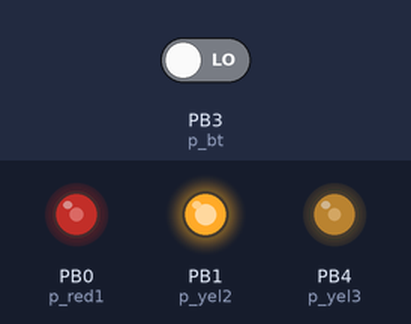
Bench run of a sketch on a simulated ATtiny85, built with avr-gcc and run on an emulated ATtiny85. On the bench: output pins drawn as LEDs (lit = HIGH). The test bench sets the inputs (shaded band); at power-on: PB3 (p_bt) LOW. Sleep ends after the set time or at an interrupt; random numbers use the default seed unless the sketch sets one.

Above: at 1.25 s.
1.3 s: PB3 (p_bt) driven HIGH
At 2.7 s:
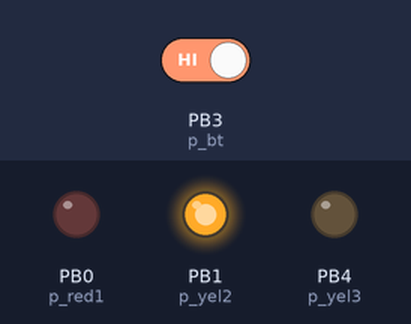
3.0 s: PB3 (p_bt) driven LOW
At 4.16 s:
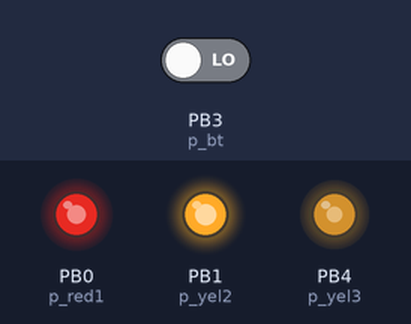
Timing chart, 0 to 15.0 s (numbered marks = the images above; inputs shaded):
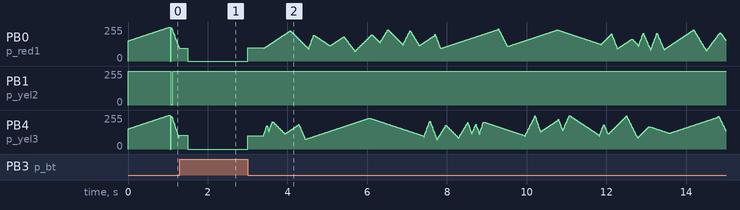

The sketch:

attiny_candle.ino
```cpp
//Attiny45 with 3 LED (2 yellow and 1 red)
//mounted on separated PWM pin and with one 85ohm resistor
//Cunsumption at 4V : 20mA ON and 0.1µA in sleep mode
//Autonomy with li-ion 3.7 1800mAh : 90H ON or 2000 years in sleep mode

#include <avr/sleep.h>

const int p_red1 = 0;
const int p_yel2 = 1;
const int p_yel3 = 4;
const int p_bt = 3; // pin2 (PB3)
volatile uint8_t* Port[] = {&OCR0A, &OCR0B, &OCR1B}; // PB0 PB1 PB4
unsigned long lifetime = 0;

int raiseBr[] = {1, 1, 1};
int br[] = {150, 150, 150};
int brMax[] = {255, 255, 255};
int brMin[] = {100, 100, 100};
int incr[] = {1, 1, 1};
void SetBr (int led, int intensity) {
  *Port[led] = 255 - intensity;
}

// Utility macros
#define adc_disable() (ADCSRA &= ~(1<<ADEN)) // disable ADC (before power-off)
#define adc_enable()  (ADCSRA |=  (1<<ADEN)) // re-enable ADC

void setup() {
  SetBr(0, 0);
  SetBr(1, 0);
  SetBr(2, 0);
  adc_disable(); // ADC uses ~320uA
  set_sleep_mode(SLEEP_MODE_PWR_DOWN);
  randomSeed (analogRead (3)); // Randomise
  pinMode(p_red1, OUTPUT);
  pinMode(p_yel2, OUTPUT);
  pinMode(p_yel3, OUTPUT);
  pinMode(p_bt, INPUT);

  TCCR0A = 3 << COM0A0 | 3 << COM0B0 | 3 << WGM00;
  TCCR0B = 0 << WGM02 | 3 << CS00; // Optional; already set
  // Configure counter/timer1 for fast PWM on PB4
  GTCCR = 1 << PWM1B | 3 << COM1B0;
  TCCR1 = 3 << COM1A0 | 7 << CS10;
}

void loop() {
  // For loop sets the number of pulses and repeats these pulses
  if (digitalRead(p_bt) == 1)
  {
    delay(200);
    enterSleep();
    SetBr(0, 100);
    SetBr(1, 100);
    SetBr(2, 100);
    delay(400);
  }
  else
  {
    candle(0);
    candle(1);
    candle(2);
  }
  if (lifetime++ > 1080000) {
    enterSleep(); // 1080000 = 3H with 10ms delay
  }
  delay(10); // Adds a delay between pulse sets
}

void enterSleep(void)
{
  SetBr(0, 0);
  SetBr(1, 0);
  SetBr(2, 0);
  delay(400);
  GIMSK |= _BV(PCIE);                     // Enable Pin Change Interrupts
  PCMSK |= _BV(PCINT3);
  sleep_enable();
  sei();                                  // Enable interrupts
  sleep_cpu();                            // sleep
  lifetime = 0;
  //  cli();                                  // Disable interrupts
  //  PCMSK &= ~_BV(PCINT3);                  // Turn off PB3 as interrupt pin
  //  sleep_disable();                        // Clear SE bit
}

ISR(PCINT0_vect) {
  // This is called when the interrupt occurs, but I don't need to do anything in it
}

void candle(int id)
{

  if (raiseBr[id] == 1)
  {
    if ( br[id] > brMax[id])
    {
      brMax[id] = random(160, 245);
      raiseBr[id] = 0;
      incr[id] =  random(1, 10);
    }
    br[id] += incr[id];
  }
  else
  {
    if ( br[id] < brMin[id])
    {
      brMin[id] = random(75, 150);
      raiseBr[id] = 1;
      incr[id] =  random(1, 10);
    }
    br[id] -= incr[id];
  }
  SetBr(id, br[id]);
}
```
